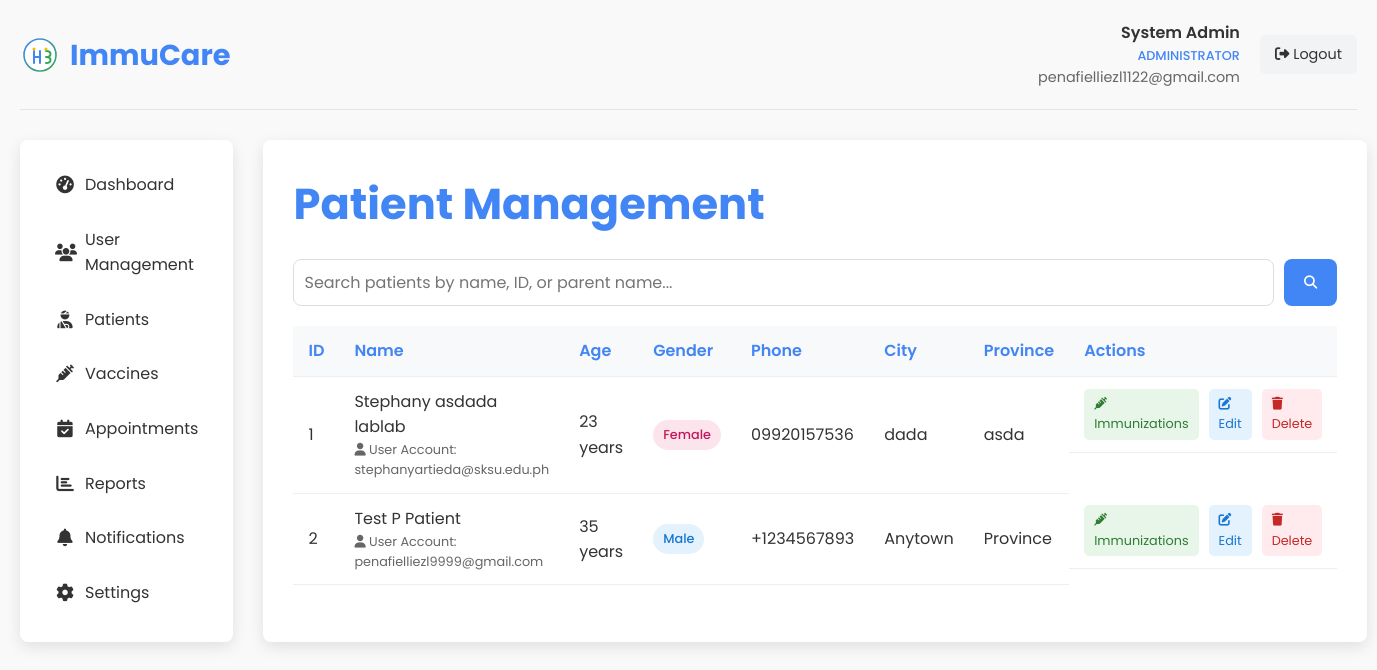
/admin_patients.php (signed in), run on the app's committed database.
### tables this page shows
CREATE TABLE `patients` (
  `id` int(11) NOT NULL,
  `user_id` int(11) DEFAULT NULL,
  `first_name` varchar(50) NOT NULL,
  `middle_name` varchar(50) DEFAULT NULL,
  `last_name` varchar(50) NOT NULL,
  `date_of_birth` date NOT NULL,
  `gender` enum('male','female','other') NOT NULL,
  `blood_type` varchar(10) DEFAULT NULL COMMENT 'Patient blood type (A+, A-, B+, B-, AB+, AB-, O+, O-)',
  `purok` text NOT NULL,
  `city` varchar(100) NOT NULL,
  `province` varchar(100) NOT NULL,
  `postal_code` varchar(20) DEFAULT NULL,
  `phone_number` varchar(20) DEFAULT NULL,
  `medical_history` text DEFAULT NULL,
  `allergies` text DEFAULT NULL,
  `diagnosis` text DEFAULT NULL COMMENT 'Patient diagnosis information',
  `created_at` datetime NOT NULL,
  `updated_at` timestamp NOT NULL DEFAULT current_timestamp() ON UPDATE current_timestamp()
);

CREATE TABLE `users` (
  `id` int(11) NOT NULL,
  `role_id` int(11) NOT NULL DEFAULT 4,
  `user_type` enum('admin','midwife','nurse','patient') NOT NULL DEFAULT 'patient',
  `name` varchar(100) NOT NULL,
  `email` varchar(100) NOT NULL,
  `phone` varchar(20) NOT NULL,
  `password` varchar(255) NOT NULL,
  `otp` varchar(6) DEFAULT NULL,
  `otp_expiry` datetime DEFAULT NULL,
  `is_active` tinyint(1) DEFAULT 1,
  `last_login` datetime NOT NULL,
  `created_at` datetime NOT NULL,
  `updated_at` timestamp NOT NULL DEFAULT current_timestamp() ON UPDATE current_timestamp()
);

### admin_patients.php (the view, shortened to what the rows shown need)
<?php
$conn = new mysqli(DB_HOST, DB_USER, DB_PASS, DB_NAME);
$action = isset($_GET['action']) ? $_GET['action'] : '';
$preselected_user_id = isset($_GET['user_id']) ? intval($_GET['user_id']) : null;
$preselected_user = null;
$users_query = "SELECT u.* FROM users u
               LEFT JOIN patients p ON u.id = p.user_id
               WHERE u.user_type = 'patient' AND p.id IS NULL
               ORDER BY u.name";
$users_result = $conn->query($users_query);
$patients_query = "SELECT p.*,
                  TIMESTAMPDIFF(YEAR, p.date_of_birth, CURDATE()) as age,
                  u.name as user_name, u.email as user_email
                  FROM patients p
                  LEFT JOIN users u ON p.user_id = u.id
                  ORDER BY p.last_name, p.first_name";
$patients_result = $conn->query($patients_query);
$edit_patient = null;
?>
<!DOCTYPE html>
<html lang="en">
<head>
    <link rel="stylesheet" href="styles.css">
    <link rel="stylesheet" href="https://cdnjs.cloudflare.com/ajax/libs/font-awesome/6.4.0/css/all.min.css">
</head>
<body>
    <div class="dashboard-container">
        <div class="dashboard-header">
            <div class="dashboard-logo">
                <h1>ImmuCare</h1>
            </div>
        </div>
        <div class="dashboard-content">
            <div class="main-content">
                <div class="page-title">
                    <h2><?php echo $action == 'edit' ? 'Edit Patient' : 'Patient Management'; ?></h2>
                </div>
                <?php if ($action == 'edit'): ?>
                    <div class="patient-form">
                        <form method="POST" action="?action=edit&id=<?php echo $edit_patient['id']; ?>">
                            <input type="hidden" name="patient_id" value="<?php echo $edit_patient['id']; ?>">
                            <div class="form-grid">
                                <div class="form-group">
                                    <label for="user_id">Link to User Account (Optional)</label>
                                    <select id="user_id" name="user_id">
                                        <option value="">-- No User Account --</option>
                                        <?php while ($user = $users_result->fetch_assoc()): ?>
                                            <option value="<?php echo $user['id']; ?>"
                                                <?php echo ($preselected_user_id && $preselected_user_id == $user['id']) ? 'selected' :
                                                    (($action == 'edit' && $edit_patient['user_id'] == $user['id']) ? 'selected' : ''); ?>>
                                                <?php echo htmlspecialchars($user['name'] . ' (' . $user['email'] . ')'); ?>
                                            </option>
                                        <?php endwhile; ?>
                                    </select>
                                </div>
                                <div class="form-group">
                                    <label for="create_account">Create New User Account</label>
                                    <div style="display: flex; align-items: center; margin-top: 10px;">
                                        <input type="checkbox" id="create_account" name="create_account" style="width: auto; margin-right: 10px;"
                                            <?php echo ($preselected_user_id) ? 'disabled' : ''; ?>>
                                        <label for="create_account" style="margin-bottom: 0;">Create user account for this patient</label>
                                    </div>
                                </div>
                                <div class="form-group user-account-field" style="display: none;">
                                    <label for="user_email">Email Address</label>
                                    <input type="email" id="user_email" name="user_email" value="">
                                </div>
                                <div class="form-group user-account-field" style="display: none;">
                                    <label for="user_phone">Phone (for login)</label>
                                    <input type="text" id="user_phone" name="user_phone" value="">
                                </div>
                                <div class="form-group">
                                    <label for="first_name">First Name</label>
                                    <input type="text" id="first_name" name="first_name"
                                        value="<?php echo $action == 'edit' ? htmlspecialchars($edit_patient['first_name']) :
                                            ($preselected_user ? explode(' ', $preselected_user['name'])[0] : ''); ?>" required>
                                </div>
                                <div class="form-group">
                                    <label for="middle_name">Middle Name (Optional)</label>
                                    <input type="text" id="middle_name" name="middle_name"
                                        value="<?php echo $action == 'edit' ? htmlspecialchars($edit_patient['middle_name']) : ''; ?>">
                                </div>
                                <div class="form-group">
                                    <label for="last_name">Last Name</label>
                                    <input type="text" id="last_name" name="last_name"
                                        value="<?php echo $action == 'edit' ? htmlspecialchars($edit_patient['last_name']) :
                                            ($preselected_user ? (strpos($preselected_user['name'], ' ') !== false ?
                                                substr($preselected_user['name'], strpos($preselected_user['name'], ' ') + 1) : '') : ''); ?>" required>
                                </div>
                                <div class="form-group">
                                    <label for="date_of_birth">Birth Date</label>
                                    <input type="date" id="date_of_birth" name="date_of_birth" value="<?php echo $action == 'edit' ? htmlspecialchars($edit_patient['date_of_birth']) : ''; ?>" required>
                                </div>
                                <div class="form-group">
                                    <label for="gender">Gender</label>
                                    <select id="gender" name="gender" required>
                                        <option value="">-- Select Gender --</option>
                                        <option value="male" <?php echo ($action == 'edit' && $edit_patient['gender'] == 'male') ? 'selected' : ''; ?>>Male</option>
                                        <option value="female" <?php echo ($action == 'edit' && $edit_patient['gender'] == 'female') ? 'selected' : ''; ?>>Female</option>
                                        <option value="other" <?php echo ($action == 'edit' && $edit_patient['gender'] == 'other') ? 'selected' : ''; ?>>Other</option>
                                    </select>
                                </div>
                                <div class="form-group">
                                    <label for="phone_number">Phone Number</label>
                                    <input type="text" id="phone_number" name="phone_number"
                                        value="<?php echo $action == 'edit' ? htmlspecialchars($edit_patient['phone_number']) :
                                            ($preselected_user ? $preselected_user['phone'] : ''); ?>" required>
                                </div>
                                <div class="form-group">
                                    <label for="purok">Purok</label>
                                    <input type="text" id="purok" name="purok" value="<?php echo $action == 'edit' ? htmlspecialchars($edit_patient['purok']) : ''; ?>" required>
                                </div>
                                <div class="form-group">
                                    <label for="city">City</label>
                                    <input type="text" id="city" name="city" value="<?php echo $action == 'edit' ? htmlspecialchars($edit_patient['city']) : ''; ?>" required>
                                </div>
                                <div class="form-group">
                                    <label for="province">Province</label>
                                    <input type="text" id="province" name="province" value="<?php echo $action == 'edit' ? htmlspecialchars($edit_patient['province']) : ''; ?>" required>
                                </div>
                                <div class="form-group">
                                    <label for="postal_code">Postal Code</label>
                                    <input type="text" id="postal_code" name="postal_code" value="<?php echo $action == 'edit' ? htmlspecialchars($edit_patient['postal_code']) : ''; ?>">
                                </div>
                            </div>
                            <div class="form-group">
                                <label for="medical_history">Medical History (Optional)</label>
                                <textarea id="medical_history" name="medical_history"><?php echo $action == 'edit' ? htmlspecialchars($edit_patient['medical_history']) : ''; ?></textarea>
                            </div>
                            <div class="form-group">
                                <label for="allergies">Allergies (Optional)</label>
                                <textarea id="allergies" name="allergies"><?php echo $action == 'edit' ? htmlspecialchars($edit_patient['allergies']) : ''; ?></textarea>
                            </div>
                            <div class="form-buttons">
                                <button type="submit" name="edit_patient" class="btn-submit">
                                    <i class="fas fa-save"></i> Update Patient
                                </button>
                                <a href="admin_patients.php" class="btn-cancel">Cancel</a>
                            </div>
                        </form>
                    </div>
                <?php else: ?>
                    <div class="patients-list">
                        <?php $counter = 0;  ?>
                        <table class="patients-table">
                            <thead>
                                <tr>
                                    <th>ID</th>
                                    <th>Name</th>
                                    <th>Age</th>
                                    <th>Gender</th>
                                    <th>Phone</th>
                                    <th>City</th>
                                    <th>Province</th>
                                    <th>Actions</th>
                                </tr>
                            </thead>
                            <tbody>
                                <?php if ($patients_result->num_rows > 0): ?>
                                    <?php while ($patient = $patients_result->fetch_assoc()): ?>
                                        <tr>
                                            <td><?php echo ++$counter; ?></td>
                                            <td>
                                                <?php echo htmlspecialchars($patient['first_name'] . ' ' . $patient['middle_name'] . ' ' . $patient['last_name']); ?>
                                                <?php if (!empty($patient['user_name'])): ?>
                                                    <div style="font-size: 0.8rem; color: #666;">
                                                        <i class="fas fa-user"></i> User Account: <?php echo htmlspecialchars($patient['user_email']); ?>
                                                    </div>
                                                <?php endif; ?>
                                            </td>
                                            <td><?php echo $patient['age']; ?> years</td>
                                            <td>
                                                <span class="gender-badge gender-<?php echo $patient['gender']; ?>">
                                                    <?php echo ucfirst($patient['gender']); ?>
                                                </span>
                                            </td>
                                            <td><?php echo htmlspecialchars($patient['phone_number']); ?></td>
                                            <td><?php echo htmlspecialchars($patient['city']); ?></td>
                                            <td><?php echo htmlspecialchars($patient['province']); ?></td>
                                            <td class="action-buttons">
                                                <a href="admin_immunizations.php?patient_id=<?php echo $patient['id']; ?>" class="btn-view"><i class="fas fa-syringe"></i> Immunizations</a>
                                                <a href="?action=edit&id=<?php echo $patient['id']; ?>" class="btn-edit"><i class="fas fa-edit"></i> Edit</a>
                                                <a href="?action=delete&id=<?php echo $patient['id']; ?>" class="btn-delete" onclick="return confirm('Are you sure you want to delete this patient?');"><i class="fas fa-trash"></i> Delete</a>
                                            </td>
                                        </tr>
                                    <?php endwhile; ?>
                                <?php else: ?>
                                    <tr>
                                        <td colspan="8" style="text-align: center;">No patients found.</td>
                                    </tr>
                                <?php endif; ?>
                            </tbody>
                        </table>
                    </div>
                <?php endif; ?>
            </div>
        </div>
    </div>
</body>
</html>

### data on the page
patients: first_name+middle_name+last_name "Stephany asdada lablab", user.email "stephanyartieda@sksu.edu.ph", age "23", gender "Female", phone_number "09920157536", city "dada", province "asda"
patients: first_name+middle_name+last_name "Test P Patient", user.email "penafielliezl9999@gmail.com", age "35", gender "Male", phone_number "+1234567893", city "Anytown", province "Province"

### other printed values
$admin_name "System Admin"
$admin_email "penafielliezl1122@gmail.com"
